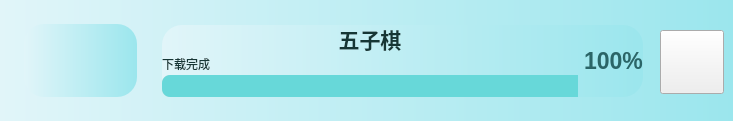
        <widget class="QWidget" name="widget_20" native="true">
         <property name="minimumSize">
          <size>
           <width>0</width>
           <height>121</height>
          </size>
         </property>
         <property name="maximumSize">
          <size>
           <width>16777215</width>
           <height>121</height>
          </size>
         </property>
         <property name="styleSheet">
          <string notr="true">.QWidget{
	background-color: qlineargradient(x1:0, y0:0, x2:1, y2:0,stop:0 rgb(225, 245, 249), stop:1 rgb(155, 230, 237));
	border-radius:20px;
	color: rgb(255, 255, 255);
}
</string>
         </property>
         <widget class="QWidget" name="widget_21" native="true">
          <property name="geometry">
           <rect>
            <x>24</x>
            <y>24</y>
            <width>113</width>
            <height>73</height>
           </rect>
          </property>
          <property name="styleSheet">
           <string notr="true"/>
          </property>
          <widget class="QLabel" name="label_7">
           <property name="geometry">
            <rect>
             <x>30</x>
             <y>5</y>
             <width>64</width>
             <height>64</height>
            </rect>
           </property>
           <property name="styleSheet">
            <string notr="true">border-image: url(:/youxi/images/icon.ico);</string>
           </property>
           <property name="text">
            <string/>
           </property>
          </widget>
         </widget>
         <widget class="QPushButton" name="pushButton_game_wuziqi">
          <property name="geometry">
           <rect>
            <x>660</x>
            <y>30</y>
            <width>64</width>
            <height>64</height>
           </rect>
          </property>
          <property name="styleSheet">
           <string notr="true">border-image: url(:/icons/icons/play_game.png);</string>
          </property>
          <property name="text">
           <string/>
          </property>
         </widget>
         <widget class="QWidget" name="layoutWidget">
          <property name="geometry">
           <rect>
            <x>162</x>
            <y>25</y>
            <width>481</width>
            <height>72</height>
           </rect>
          </property>
          <layout class="QHBoxLayout" name="horizontalLayout">
           <item>
            <layout class="QVBoxLayout" name="verticalLayout_2">
             <property name="spacing">
              <number>2</number>
             </property>
             <item>
              <widget class="QLabel" name="label_35">
               <property name="font">
                <font>
                 <pointsize>16</pointsize>
                 <weight>75</weight>
                 <bold>true</bold>
                </font>
               </property>
               <property name="styleSheet">
                <string notr="true">color: rgb(22, 54, 53);
text-align:centre;
</string>
               </property>
               <property name="text">
                <string>五子棋</string>
               </property>
               <property name="alignment">
                <set>Qt::AlignCenter</set>
               </property>
              </widget>
             </item>
             <item>
              <widget class="QLabel" name="label_36">
               <property name="font">
                <font>
                 <weight>50</weight>
                 <bold>false</bold>
                </font>
               </property>
               <property name="styleSheet">
                <string notr="true">color: rgb(22, 54, 53)</string>
               </property>
               <property name="text">
                <string>下载完成</string>
               </property>
              </widget>
             </item>
             <item>
              <widget class="QProgressBar" name="progressBar_9">
               <property name="styleSheet">
                <string notr="true">QProgressBar::chunk {
        border-top-left-radius:8px;
border-bottom-left-radius:8px;
	background-color: rgb(103, 216, 217)
}
QProgressBar{
border-radius:8px;
background-color: rgb(223, 223, 223);
}
</string>
               </property>
               <property name="value">
                <number>100</number>
               </property>
               <property name="textVisible">
                <bool>false</bool>
               </property>
              </widget>
             </item>
            </layout>
           </item>
           <item>
            <widget class="QLabel" name="label_37">
             <property name="font">
              <font>
               <pointsize>17</pointsize>
               <weight>75</weight>
               <bold>true</bold>
              </font>
             </property>
             <property name="styleSheet">
              <string notr="true">color: rgb(43, 101, 103);</string>
             </property>
             <property name="text">
              <string>100%</string>
             </property>
             <property name="alignment">
              <set>Qt::AlignLeading|Qt::AlignLeft|Qt::AlignVCenter</set>
             </property>
            </widget>
           </item>
          </layout>
         </widget>
        </widget>
